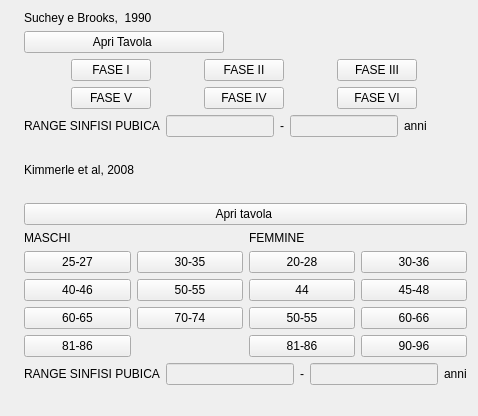
     <widget class="QWidget" name="tabWidgetPage1">
      <attribute name="title">
       <string>Sinfisi pubica</string>
      </attribute>
      <layout class="QGridLayout" name="gridLayout_11">
       <item row="0" column="1">
        <layout class="QVBoxLayout" name="verticalLayout_4">
         <item>
          <widget class="QLabel" name="label_4_sistema_latero_anteriore_63">
           <property name="text">
            <string>Suchey e Brooks,  1990</string>
           </property>
          </widget>
         </item>
         <item>
          <widget class="QPushButton" name="pushButton_openSinfisi_pubica">
           <property name="maximumSize">
            <size>
             <width>200</width>
             <height>16777215</height>
            </size>
           </property>
           <property name="text">
            <string>Apri Tavola </string>
           </property>
          </widget>
         </item>
         <item>
          <layout class="QVBoxLayout" name="verticalLayout_3">
           <item>
            <layout class="QHBoxLayout" name="horizontalLayout_3">
             <item>
              <widget class="QPushButton" name="pushButton_I_fase">
               <property name="minimumSize">
                <size>
                 <width>60</width>
                 <height>0</height>
                </size>
               </property>
               <property name="maximumSize">
                <size>
                 <width>80</width>
                 <height>16777215</height>
                </size>
               </property>
               <property name="text">
                <string>FASE I</string>
               </property>
              </widget>
             </item>
             <item>
              <widget class="QPushButton" name="pushButton_II_fase">
               <property name="minimumSize">
                <size>
                 <width>60</width>
                 <height>0</height>
                </size>
               </property>
               <property name="maximumSize">
                <size>
                 <width>80</width>
                 <height>16777215</height>
                </size>
               </property>
               <property name="text">
                <string>FASE II</string>
               </property>
              </widget>
             </item>
             <item>
              <widget class="QPushButton" name="pushButton_III_fase">
               <property name="minimumSize">
                <size>
                 <width>60</width>
                 <height>0</height>
                </size>
               </property>
               <property name="maximumSize">
                <size>
                 <width>80</width>
                 <height>16777215</height>
                </size>
               </property>
               <property name="text">
                <string>FASE III</string>
               </property>
              </widget>
             </item>
            </layout>
           </item>
           <item>
            <layout class="QHBoxLayout" name="horizontalLayout_4">
             <item>
              <widget class="QPushButton" name="pushButton_V_fase">
               <property name="minimumSize">
                <size>
                 <width>60</width>
                 <height>0</height>
                </size>
               </property>
               <property name="maximumSize">
                <size>
                 <width>80</width>
                 <height>16777215</height>
                </size>
               </property>
               <property name="text">
                <string>FASE V</string>
               </property>
              </widget>
             </item>
             <item>
              <widget class="QPushButton" name="pushButton_IV_fase">
               <property name="minimumSize">
                <size>
                 <width>60</width>
                 <height>0</height>
                </size>
               </property>
               <property name="maximumSize">
                <size>
                 <width>80</width>
                 <height>16777215</height>
                </size>
               </property>
               <property name="text">
                <string>FASE IV</string>
               </property>
              </widget>
             </item>
             <item>
              <widget class="QPushButton" name="pushButton_VI_fase">
               <property name="minimumSize">
                <size>
                 <width>60</width>
                 <height>0</height>
                </size>
               </property>
               <property name="maximumSize">
                <size>
                 <width>80</width>
                 <height>16777215</height>
                </size>
               </property>
               <property name="text">
                <string>FASE VI</string>
               </property>
              </widget>
             </item>
            </layout>
           </item>
           <item>
            <layout class="QHBoxLayout" name="horizontalLayout_11">
             <item>
              <widget class="QLabel" name="label_4_sistema_latero_anteriore_30">
               <property name="text">
                <string>RANGE SINFISI PUBICA</string>
               </property>
              </widget>
             </item>
             <item>
              <layout class="QHBoxLayout" name="horizontalLayout">
               <item>
                <widget class="QLineEdit" name="lineEdit_sinf_min">
                 <property name="enabled">
                  <bool>false</bool>
                 </property>
                 <property name="minimumSize">
                  <size>
                   <width>0</width>
                   <height>0</height>
                  </size>
                 </property>
                 <property name="maximumSize">
                  <size>
                   <width>16777215</width>
                   <height>16777215</height>
                  </size>
                 </property>
                 <property name="alignment">
                  <set>Qt::AlignCenter</set>
                 </property>
                </widget>
               </item>
               <item>
                <widget class="QLabel" name="label_5_1_s_51">
                 <property name="text">
                  <string>-</string>
                 </property>
                </widget>
               </item>
               <item>
                <widget class="QLineEdit" name="lineEdit_sinf_max">
                 <property name="enabled">
                  <bool>false</bool>
                 </property>
                 <property name="minimumSize">
                  <size>
                   <width>0</width>
                   <height>0</height>
                  </size>
                 </property>
                 <property name="maximumSize">
                  <size>
                   <width>300</width>
                   <height>16777215</height>
                  </size>
                 </property>
                 <property name="alignment">
                  <set>Qt::AlignCenter</set>
                 </property>
                </widget>
               </item>
               <item>
                <widget class="QLabel" name="label_5_1_s_50">
                 <property name="text">
                  <string>anni</string>
                 </property>
                </widget>
               </item>
               <item>
                <spacer name="horizontalSpacer_3">
                 <property name="orientation">
                  <enum>Qt::Horizontal</enum>
                 </property>
                 <property name="sizeHint" stdset="0">
                  <size>
                   <width>40</width>
                   <height>20</height>
                  </size>
                 </property>
                </spacer>
               </item>
              </layout>
             </item>
            </layout>
           </item>
          </layout>
         </item>
        </layout>
       </item>
       <item row="2" column="1">
        <layout class="QVBoxLayout" name="verticalLayout_2">
         <item>
          <widget class="QLabel" name="label_4_sistema_latero_anteriore_64">
           <property name="text">
            <string>Kimmerle et al, 2008</string>
           </property>
          </widget>
         </item>
         <item>
          <spacer name="horizontalSpacer_8">
           <property name="orientation">
            <enum>Qt::Horizontal</enum>
           </property>
           <property name="sizeHint" stdset="0">
            <size>
             <width>40</width>
             <height>20</height>
            </size>
           </property>
          </spacer>
         </item>
         <item>
          <widget class="QPushButton" name="pushButton_openSinfisi_pubica_2">
           <property name="text">
            <string>Apri tavola </string>
           </property>
          </widget>
         </item>
         <item>
          <layout class="QVBoxLayout" name="verticalLayout">
           <item>
            <layout class="QHBoxLayout" name="horizontalLayout_5">
             <item>
              <layout class="QGridLayout" name="gridLayout_9">
               <item row="0" column="0" colspan="2">
                <widget class="QLabel" name="label_4_sistema_latero_anteriore_61">
                 <property name="text">
                  <string>MASCHI</string>
                 </property>
                </widget>
               </item>
               <item row="1" column="0">
                <widget class="QPushButton" name="pushButton_m_1">
                 <property name="text">
                  <string>25-27</string>
                 </property>
                </widget>
               </item>
               <item row="1" column="1">
                <widget class="QPushButton" name="pushButton_m_2">
                 <property name="text">
                  <string>30-35</string>
                 </property>
                </widget>
               </item>
               <item row="2" column="0">
                <widget class="QPushButton" name="pushButton_m_3">
                 <property name="text">
                  <string>40-46</string>
                 </property>
                </widget>
               </item>
               <item row="2" column="1">
                <widget class="QPushButton" name="pushButton_m_4">
                 <property name="text">
                  <string>50-55</string>
                 </property>
                </widget>
               </item>
               <item row="3" column="0">
                <widget class="QPushButton" name="pushButton_m_5">
                 <property name="text">
                  <string>60-65</string>
                 </property>
                </widget>
               </item>
               <item row="3" column="1">
                <widget class="QPushButton" name="pushButton_m_6">
                 <property name="text">
                  <string>70-74</string>
                 </property>
                </widget>
               </item>
               <item row="4" column="0">
                <widget class="QPushButton" name="pushButton_m_7">
                 <property name="text">
                  <string>81-86</string>
                 </property>
                </widget>
               </item>
              </layout>
             </item>
             <item>
              <layout class="QGridLayout" name="gridLayout_10">
               <item row="0" column="0" colspan="2">
                <widget class="QLabel" name="label_4_sistema_latero_anteriore_62">
                 <property name="text">
                  <string>FEMMINE</string>
                 </property>
                </widget>
               </item>
               <item row="1" column="0">
                <widget class="QPushButton" name="pushButton_f_1">
                 <property name="text">
                  <string>20-28</string>
                 </property>
                </widget>
               </item>
               <item row="1" column="1">
                <widget class="QPushButton" name="pushButton_f_2">
                 <property name="text">
                  <string>30-36</string>
                 </property>
                </widget>
               </item>
               <item row="2" column="0">
                <widget class="QPushButton" name="pushButton_f_3">
                 <property name="text">
                  <string>44</string>
                 </property>
                </widget>
               </item>
               <item row="2" column="1">
                <widget class="QPushButton" name="pushButton_f_4">
                 <property name="text">
                  <string>45-48</string>
                 </property>
                </widget>
               </item>
               <item row="3" column="0">
                <widget class="QPushButton" name="pushButton_f_5">
                 <property name="text">
                  <string>50-55</string>
                 </property>
                </widget>
               </item>
               <item row="3" column="1">
                <widget class="QPushButton" name="pushButton_f_6">
                 <property name="text">
                  <string>60-66</string>
                 </property>
                </widget>
               </item>
               <item row="4" column="0">
                <widget class="QPushButton" name="pushButton_f_7">
                 <property name="text">
                  <string>81-86</string>
                 </property>
                </widget>
               </item>
               <item row="4" column="1">
                <widget class="QPushButton" name="pushButton_f_8">
                 <property name="text">
                  <string>90-96</string>
                 </property>
                </widget>
               </item>
              </layout>
             </item>
            </layout>
           </item>
           <item>
            <layout class="QHBoxLayout" name="horizontalLayout_19">
             <item>
              <widget class="QLabel" name="label_4_sistema_latero_anteriore_67">
               <property name="text">
                <string>RANGE SINFISI PUBICA</string>
               </property>
              </widget>
             </item>
             <item>
              <layout class="QHBoxLayout" name="horizontalLayout_20">
               <item>
                <widget class="QLineEdit" name="lineEdit_sinf_min_2">
                 <property name="enabled">
                  <bool>false</bool>
                 </property>
                 <property name="alignment">
                  <set>Qt::AlignCenter</set>
                 </property>
                </widget>
               </item>
               <item>
                <widget class="QLabel" name="label_5_1_s_56">
                 <property name="text">
                  <string>-</string>
                 </property>
                </widget>
               </item>
               <item>
                <widget class="QLineEdit" name="lineEdit_sinf_max_2">
                 <property name="enabled">
                  <bool>false</bool>
                 </property>
                 <property name="alignment">
                  <set>Qt::AlignCenter</set>
                 </property>
                </widget>
               </item>
               <item>
                <widget class="QLabel" name="label_5_1_s_57">
                 <property name="text">
                  <string>anni</string>
                 </property>
                </widget>
               </item>
              </layout>
             </item>
            </layout>
           </item>
          </layout>
         </item>
        </layout>
       </item>
       <item row="3" column="0">
        <widget class="QLabel" name="label_4_sistema_latero_anteriore_29">
         <property name="text">
          <string/>
         </property>
        </widget>
       </item>
       <item row="1" column="1">
        <spacer name="horizontalSpacer_20">
         <property name="orientation">
          <enum>Qt::Horizontal</enum>
         </property>
         <property name="sizeHint" stdset="0">
          <size>
           <width>40</width>
           <height>20</height>
          </size>
         </property>
        </spacer>
       </item>
      </layout>
     </widget>
